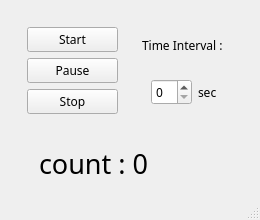
<?xml version="1.0" encoding="UTF-8"?>
<ui version="4.0">
 <class>MainWindow</class>
 <widget class="QMainWindow" name="MainWindow">
  <property name="geometry">
   <rect>
    <x>0</x>
    <y>0</y>
    <width>260</width>
    <height>220</height>
   </rect>
  </property>
  <property name="font">
   <font>
    <family>Bahnschrift SemiBold</family>
   </font>
  </property>
  <property name="windowTitle">
   <string>MainWindow</string>
  </property>
  <widget class="QWidget" name="centralwidget">
   <layout class="QVBoxLayout" name="verticalLayout_3">
    <item>
     <widget class="QWidget" name="widget_4" native="true">
      <layout class="QHBoxLayout" name="horizontalLayout_2">
       <item>
        <widget class="QWidget" name="widget" native="true">
         <layout class="QVBoxLayout" name="verticalLayout">
          <item>
           <widget class="QPushButton" name="pushButton">
            <property name="text">
             <string>Start</string>
            </property>
           </widget>
          </item>
          <item>
           <widget class="QPushButton" name="pushButton_2">
            <property name="text">
             <string>Pause</string>
            </property>
           </widget>
          </item>
          <item>
           <widget class="QPushButton" name="pushButton_3">
            <property name="text">
             <string>Stop</string>
            </property>
           </widget>
          </item>
         </layout>
        </widget>
       </item>
       <item>
        <widget class="QWidget" name="widget_2" native="true">
         <layout class="QVBoxLayout" name="verticalLayout_2">
          <item>
           <widget class="QLabel" name="label">
            <property name="text">
             <string>Time Interval :</string>
            </property>
           </widget>
          </item>
          <item>
           <widget class="QWidget" name="widget_3" native="true">
            <layout class="QHBoxLayout" name="horizontalLayout">
             <item>
              <widget class="QSpinBox" name="spinBox"/>
             </item>
             <item>
              <widget class="QLabel" name="label_2">
               <property name="text">
                <string>sec</string>
               </property>
              </widget>
             </item>
            </layout>
           </widget>
          </item>
         </layout>
        </widget>
       </item>
      </layout>
     </widget>
    </item>
    <item>
     <widget class="QLabel" name="label_3">
      <property name="font">
       <font>
        <family>Bahnschrift SemiBold</family>
        <pointsize>20</pointsize>
       </font>
      </property>
      <property name="text">
       <string>count : 0</string>
      </property>
      <property name="indent">
       <number>30</number>
      </property>
     </widget>
    </item>
   </layout>
  </widget>
  <widget class="QMenuBar" name="menubar">
   <property name="geometry">
    <rect>
     <x>0</x>
     <y>0</y>
     <width>260</width>
     <height>17</height>
    </rect>
   </property>
  </widget>
  <widget class="QStatusBar" name="statusbar"/>
 </widget>
 <resources/>
 <connections/>
</ui>
